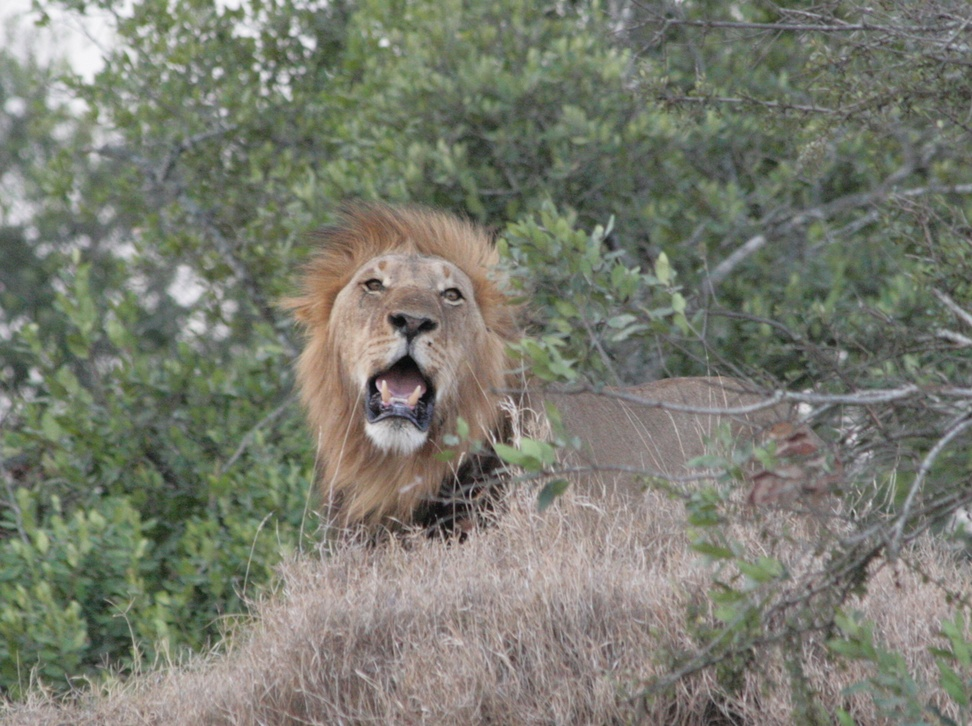
#> input picture lecture_exercise/lec02/lec02_code/kenya/IMG_1960.JPG, 972 x 726 px, shrunk from 2040 x 1523 before the run
$ python ex4_histogram.py kenya/IMG_1960.JPG kenya/DSC_0052.JPG
#> lines starting #> are read from the running program, lines starting #| are printed output that depends on the picture
"""
Author:   Chuck Stewart
Course:   CSCI 4270 and 6270
Lecture:  02
File:     ex4_histogram.py

Purpose:  Show an image side-by-side with its histogram.  Demonstrates
use of gray-scale conversion, shape and type changes, calculation of
histgrams, and non-image display in MatPlotLib.

Some of this code is adapted from:
http://docs.opencv.org/trunk/d1/db7/tutorial_py_histogram_begins.html
"""

import cv2
import numpy as np
from matplotlib import pyplot as plt
import sys

# Check the usage
if len(sys.argv) not in [2, 3]:
    print("Usage: %s image-file [-g]" % sys.argv[0])
    print("where -g requests a gray-scale histogram; color is the default")
    sys.exit()

#  Read the image.  If imread fails it will return None
im = cv2.imread(sys.argv[1])
#> im is the input picture: shape (726, 972, 3); mean B, G, R 110.7, 123, 120.6
if im is None:
    print("Failed to open image", sys.argv[1])

# Determine if the user requested a gray scale histogram
plot_gray = len(sys.argv) == 3 and sys.argv[2] == '-g'

"""
If a gray scale histogram is requested and the image is color, then
it must be converted to gray scale.
"""
if plot_gray and len(im.shape) == 3:
    # Convert a color image to gray scale for histogram calculation
    print('Converting to gray scale')
    print('Shape before conversion is', im.shape)

    """
    # Here is NumPy code for gray scale conversion/
    # Note that the image is still BGR, which means the
    # 0.299 weight on red is applied to entry 2 in each pixel
    im1 = 0.299*im[:,:,2] + 0.587*im[:,:,1] + 0.114*im[:,:,0]
    im = im1.astype(im.dtype)
    """

    """
    # Here is alternative NumPy code for gray scale conversion.
    # Because the image is still BGR, the vector is created
    # with the blue wgt first and the red weight last
    wgt_vect = np.array([0.114, 0.587, 0.299])
    im1 = np.dot(im, wgt_vect)
    im = im1.astype(im.dtype)
    """
    # This is the OpenCV code for gray scale conversion
    im = cv2.cvtColor(im, cv2.COLOR_BGR2GRAY)
    print('Shape after conversion is', im.shape)

elif len(im.shape) == 3:
    # Otherwise, convert BGR to RGB
    im = im[:, :, ::-1]

# Get the number of channels to form the histogram
if len(im.shape) == 3:
    num_channels = im.shape[2]  # should be 3
#> num_channels = 3
else:
    num_channels = 1

# Plot the image on the left side.
plt.subplot(121)
plt.axis("off")
plt.gray()
plt.imshow(im)

'''
Now generate the plot according to whether a one-channel or
three-channel histogram is needed.
'''
plt.subplot(122)
num_pixels = im.shape[0] * im.shape[1]
#> num_pixels = 705672
if num_channels == 3:
    color = ('r', 'g', 'b')
    max_hist = 0
    for channel, col in enumerate(color):
        histr = cv2.calcHist([im], [channel], None, [256], [0, 256])
        # print(histr)
        histr *= 100 / num_pixels   # pct of the total number of pixels
        max_hist = max(np.max(histr), max_hist)
        plt.plot(histr, color=col)
#> this loop made 3 passes
#> max_hist on passes 1 to 3: 1.37, 1.47, 1.48
else:
    histr = cv2.calcHist([im], [0], None, [256], [0, 256])
    histr *= 100 / num_pixels     # pct of the total number of pixels
    max_hist = np.max(histr)
    plt.plot(histr)

'''
Generate the histogram plot, scaling the max value by 10% to make a
clean upper edges of the histogram.
'''
plt.title('Intensity histogram in % pixels')
max_hist *= 1.1
#> max_hist = 1.63
plt.ylim([0, max_hist])
plt.xlim([0, 256])
plt.show()
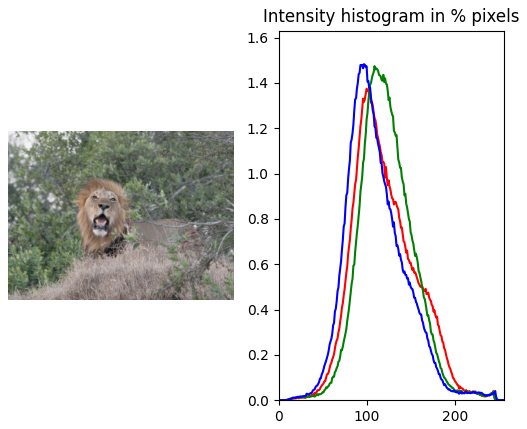
#> figure drawn by matplotlib, 2 panels; panel 2: curve peaks at x = 100, y = 1.37; panel 2: curve peaks at x = 109, y = 1.47; panel 2: curve peaks at x = 97, y = 1.48

$ run again, on lecture_exercise/lec02/lec02_code/kenya/DSC_0057.JPG
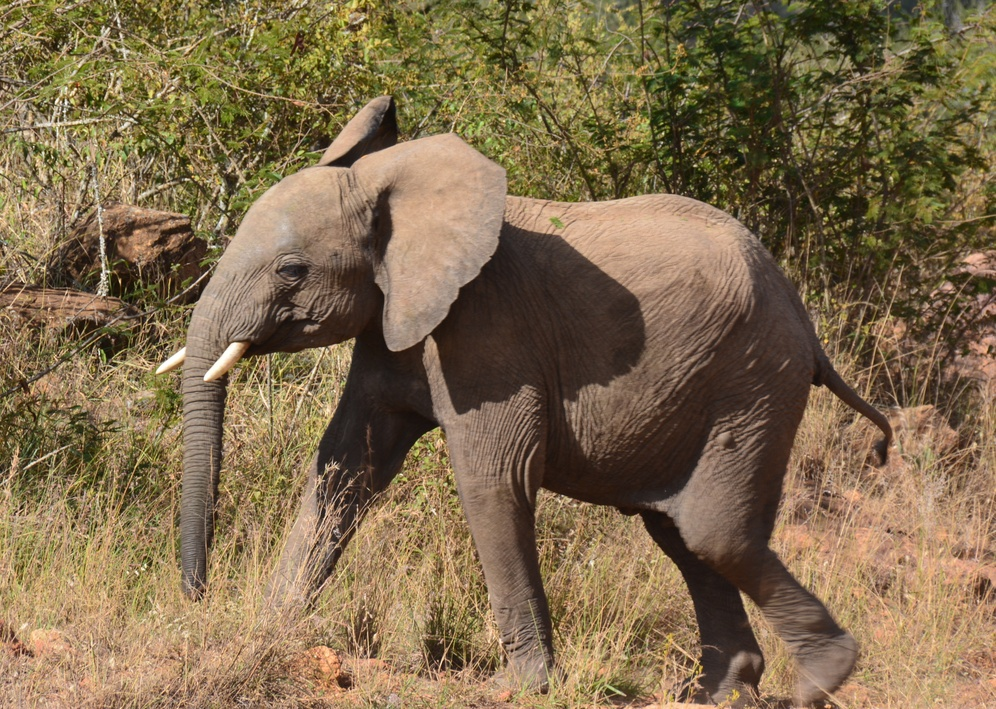
#> input picture lecture_exercise/lec02/lec02_code/kenya/DSC_0057.JPG, 996 x 709 px, shrunk from 4619 x 3287 before the run
#> im is the input picture: shape (709, 996, 3); mean B, G, R 76.9, 107.5, 128
#> the loop `for channel, col in enumerate(color):` made 3 passes
#> max_hist on passes 1 to 3: 0.743, 0.854, 1.1
#> `max_hist *= 1.1`: max_hist = 1.21
#> `plt.show()`:
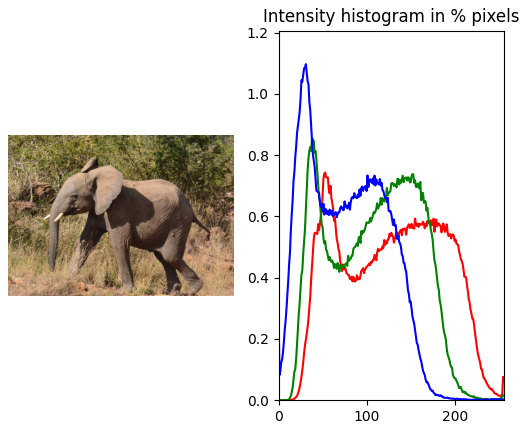
#> figure drawn by matplotlib, 2 panels; panel 2: curve peaks at x = 53, y = 0.743; panel 2: curve peaks at x = 38, y = 0.854; panel 2: curve peaks at x = 31, y = 1.1

$ run again, on lecture_exercise/lec02/lec02_code/kenya/DSC_0567.JPG
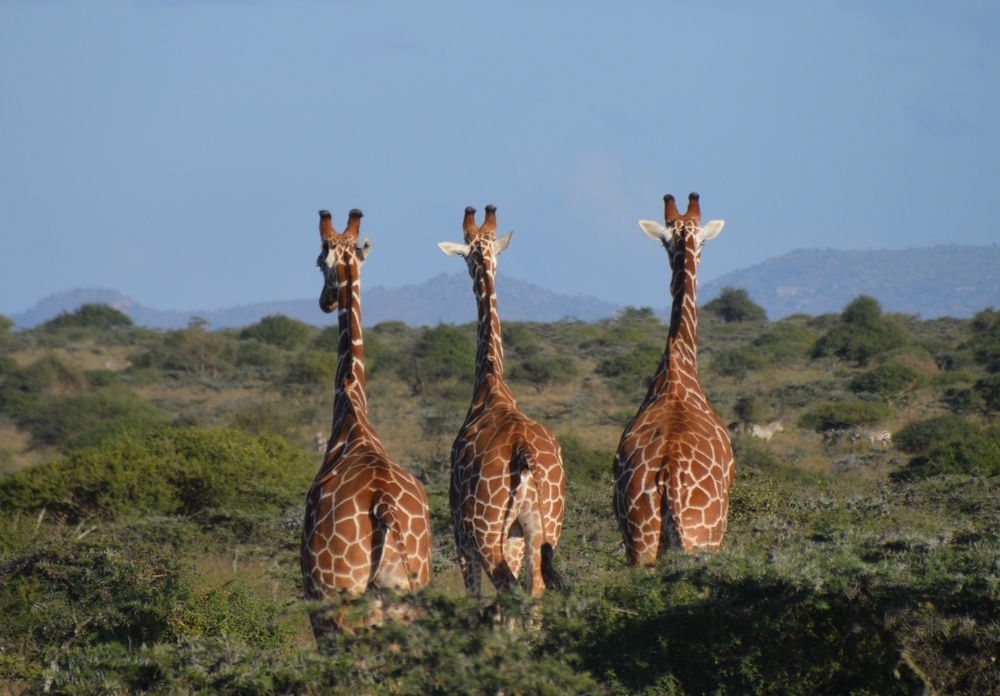
#> input picture lecture_exercise/lec02/lec02_code/kenya/DSC_0567.JPG, 1000 x 696 px, shrunk from 3733 x 2600 before the run
#> im is the input picture: shape (696, 1000, 3); mean B, G, R 117.8, 115.8, 106.8
#> `max_hist *= 1.1`: max_hist = 6.72
#> `plt.show()`:
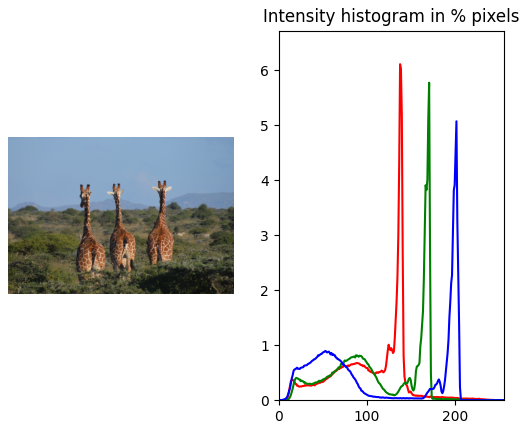
#> figure drawn by matplotlib, 2 panels; panel 2: curve peaks at x = 138, y = 6.11; panel 2: curve peaks at x = 171, y = 5.77; panel 2: curve peaks at x = 202, y = 5.07

$ run again, on lecture_exercise/lec02/lec02_code/kenya/DSC_0602.JPG
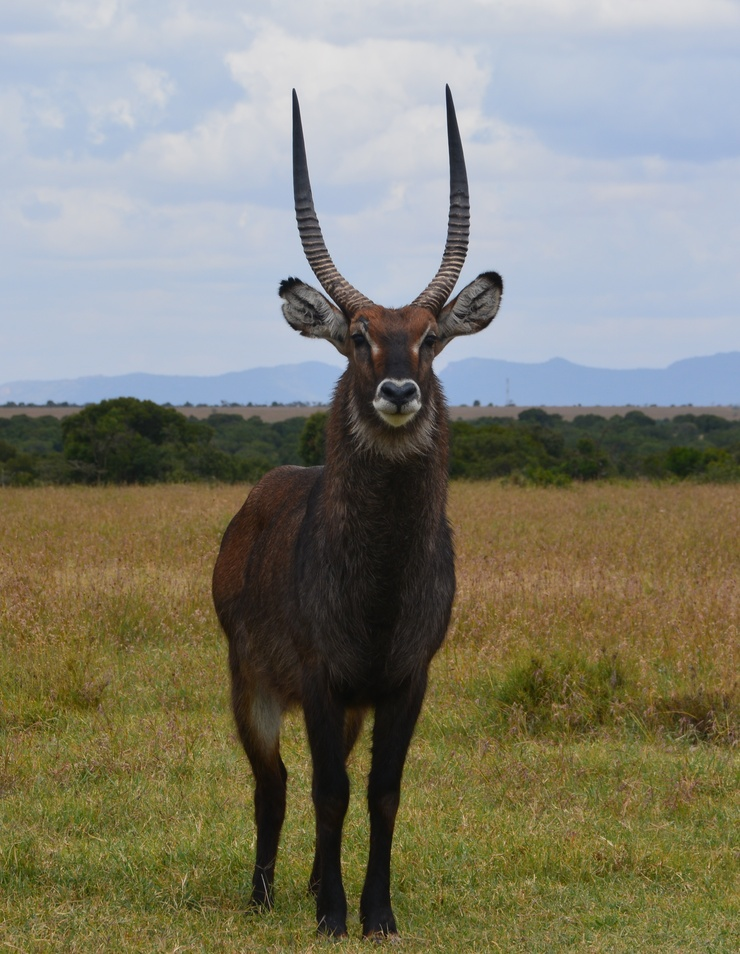
#> input picture lecture_exercise/lec02/lec02_code/kenya/DSC_0602.JPG, 740 x 954 px, shrunk from 2716 x 3501 before the run
#> im is the input picture: shape (954, 740, 3); mean B, G, R 113, 128.5, 130.4
#> the loop `for channel, col in enumerate(color):` made 3 passes
#> max_hist on passes 1 to 3: 2.02, 3.6, 5.37
#> `max_hist *= 1.1`: max_hist = 5.91
#> `plt.show()`:
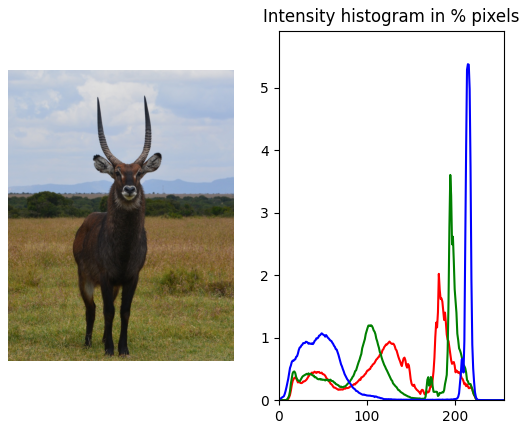
#> figure drawn by matplotlib, 2 panels; panel 2: curve peaks at x = 182, y = 2.02; panel 2: curve peaks at x = 195, y = 3.6; panel 2: curve peaks at x = 215, y = 5.37
